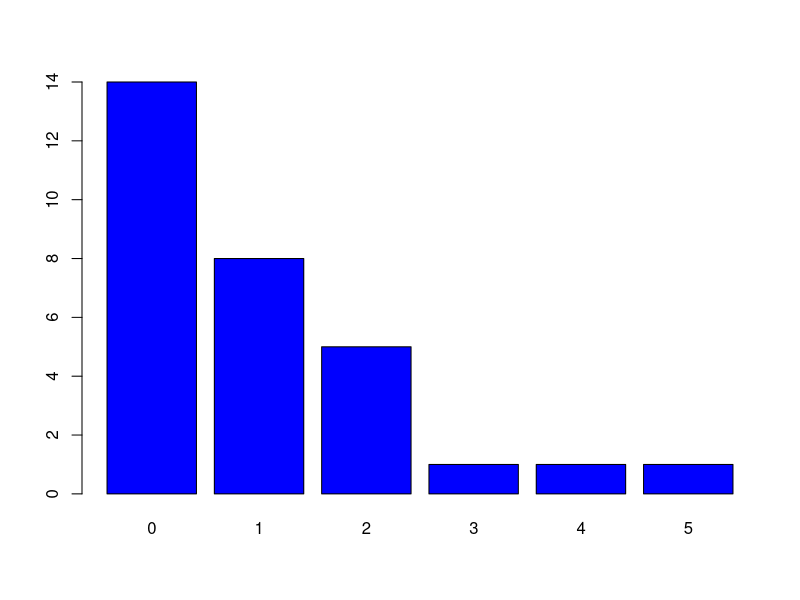

Reproduce this figure in R.
# Vastaus tehtävään 1 palautettavassa PDF:ssä

# 2.) 
# Kevään 2023 tilastollisen päättelyn peruskurssin toisen tenttikerran arvosanat olivat:
# 1 0 0 0 5 2 2 0 1 1 0 0 2 0 2 3 0 0 1 2 1 0 0 0 0 1 1 4 0 1
# Muodosta näistä frekvenssijakauma ja piirrä vastaava pylväskuvio. Mikä on arvosanojen
# moodi?

getmode <- function(x) {
  # Tallennetaan x:n uniikit arvot muuttujaan ux
  ux <- unique(x) 
  # match(x, ux): Haetaan indeksit, jotka vastaavat x-vektorin arvoja ux-vektorissa
  # tabulate(...): Lasketaan, kuinka monta kertaa kukin uniikki arvo esiintyy x:ssä
  # which.max(...): Haetaan indeksi eniten x:ssä esiintyneelle arvolle
  ux[which.max(tabulate(match(x, ux)))]
}

# Arvosanat vektorissa
grades = c(1, 0, 0, 0, 5, 2, 2, 0, 1, 1, 0, 0, 2, 0, 2, 3, 0, 0, 1, 2, 1, 0, 0, 0, 0, 1, 1, 4, 0, 1)
# Frekvenssijakauma
grades_table = table(grades)
# Pylväskuvio
barplot(grades_table, col="blue")
# Moodi (yllä määr. funktion avulla)
getmode(grades)

# 3.)
# Jatkoa edelliseen tehtävään. Määritä arvosanojen (otos)keskiarvo, mediaani ja kvartiilit.

# Otoskeskiarvo
mean(grades)
# Mediaani
median(grades)
# Kvartiilit
quantile(grades)

# Vastaus tehtävään 4 palautettavassa PDF:ssä (tehtävään liittyvä skripti alla)

a <- 8
b <- 2
a+b
a*b
b^a
log (a)
sqrt (b)
x <- c (3 ,1 ,4 ,0 ,1 ,2 ,6 ,6)
sum (x)
y <- c (1:8)
x+y
